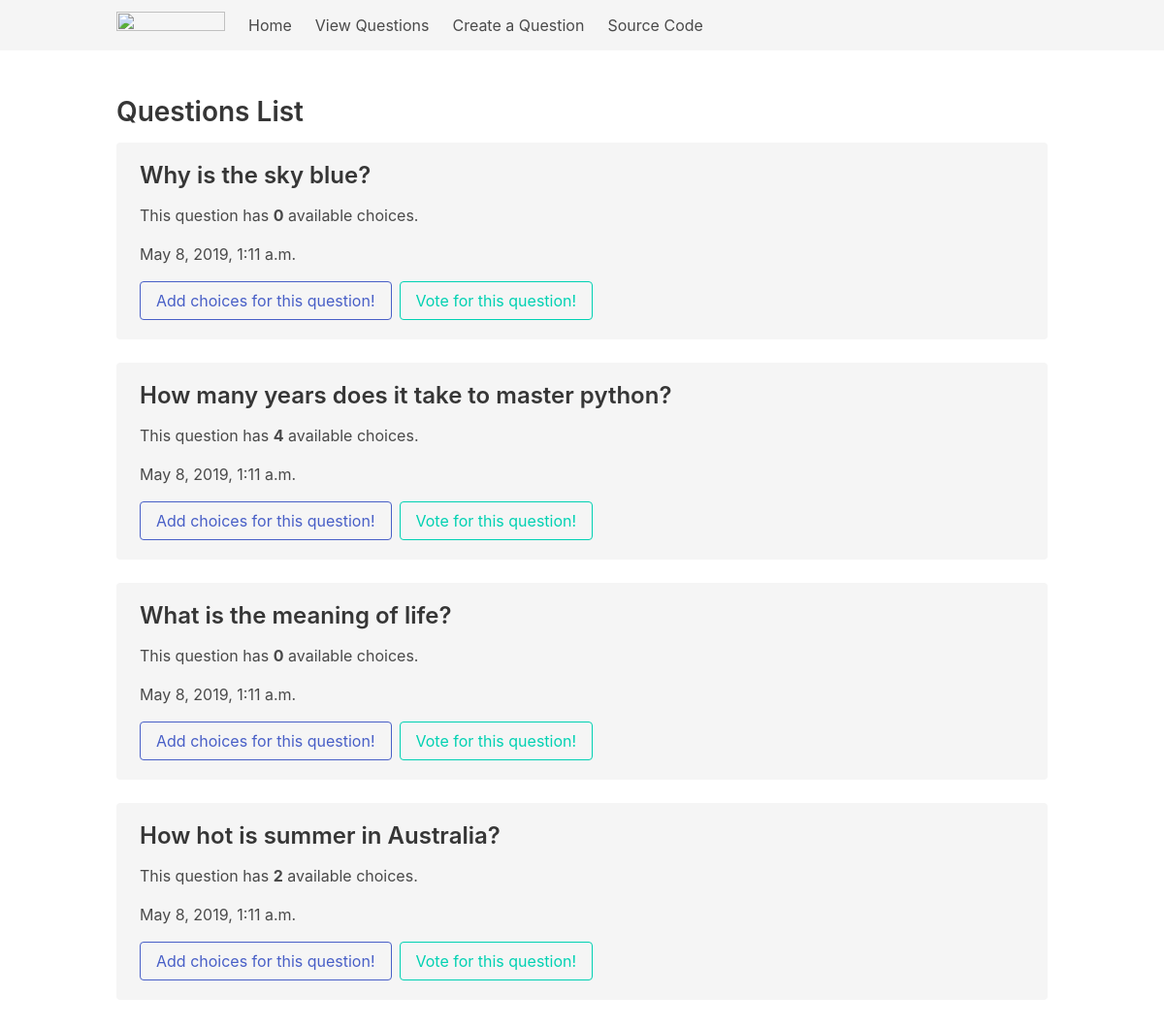
/polls/list/, run on an earlier commit of the app's database.
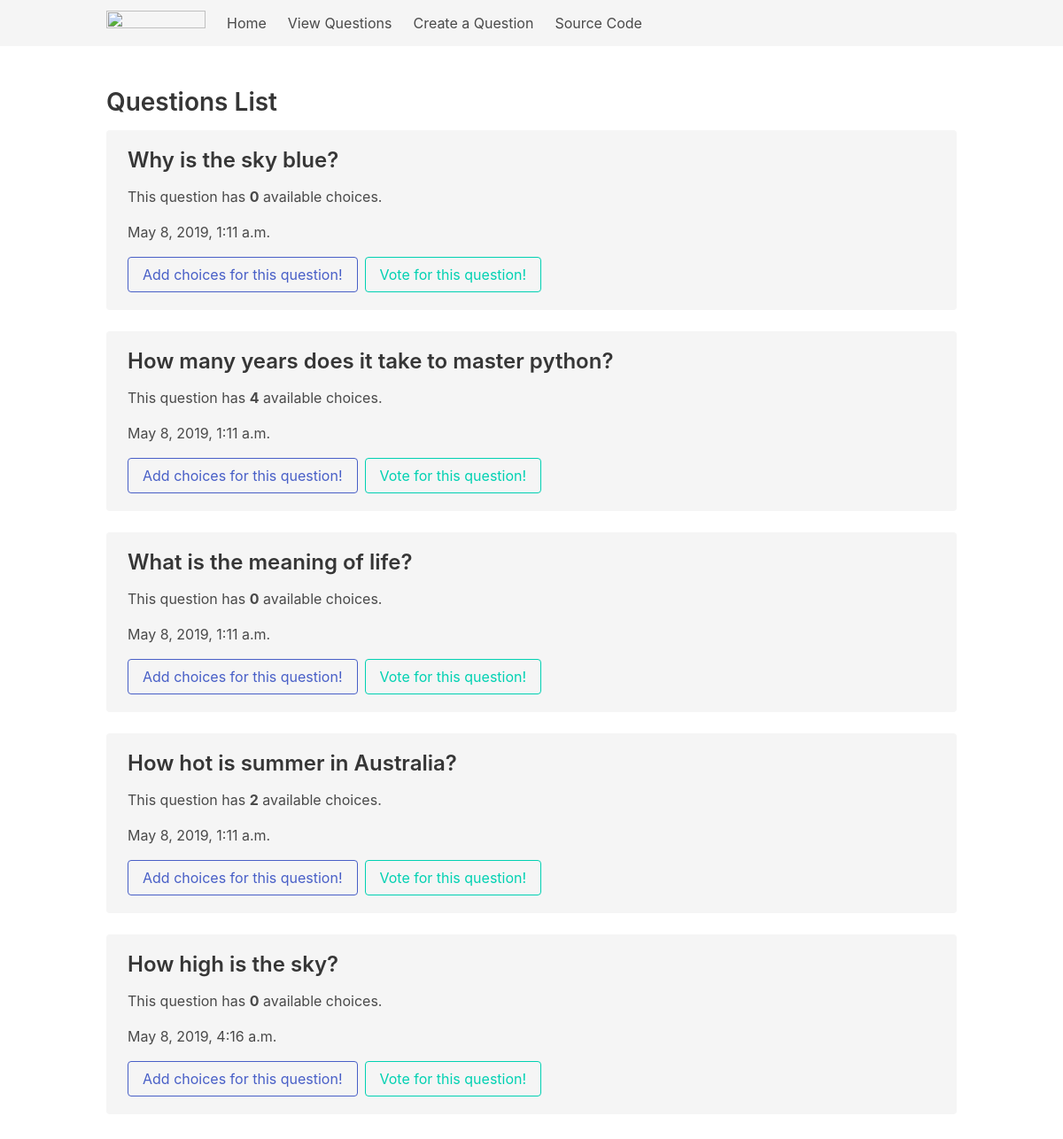
And on a later commit of the database.
### polls/models.py (models this page shows, shortened)
class Question(models.Model):
    question_text = models.CharField(max_length=200)
    pub_date = models.DateTimeField(auto_now=True)

### polls/views.py (the view)
# urls.py: path('polls/list/', polls_questions_list, name='polls-list'),
def polls_questions_list(request):
    questions_list = Question.objects.all()
    paginator = Paginator(questions_list, 8)
    page = request.GET.get('page')
    data = paginator.get_page(page)
    context = {'title': 'Question List Page',
               'data':data}
    return render(request, 'questions-list.html', context)

### templates/questions-list.html (shortened to what this page needs)
{% extends 'base.html' %}
{% block content %}
<section class="section">
	<section class="container">
		<section class="content">
			<h2>Questions List</h2>
			{% for q in data %}
				<div class="notification is-light">
					<h3>{{ q.question_text }}</h3>
					<p>This question has <strong>{{ q.choice_set.all.count }}</strong>
					available choices.</p>
					<p class="">{{ q.pub_date}}</p>
					<div class="buttons">
						<a class="button is-link is-outlined" href="{% url 'polls-create-choice' q.id  %}">Add choices for this question!</a>
						<a class="button is-primary is-outlined" href="{% url 'polls-vote' q.id  %}">Vote for this question!</a>
					</div>
				</div>
			{% endfor %}
		</section>
	</section>
</section>
{% endblock %}

What changed in the data, as far as the page shows it:
added Question: question_text "How high is the sky?", choice_set.all.count "0", pub_date "May 8, 2019, 4:16 a.m."
